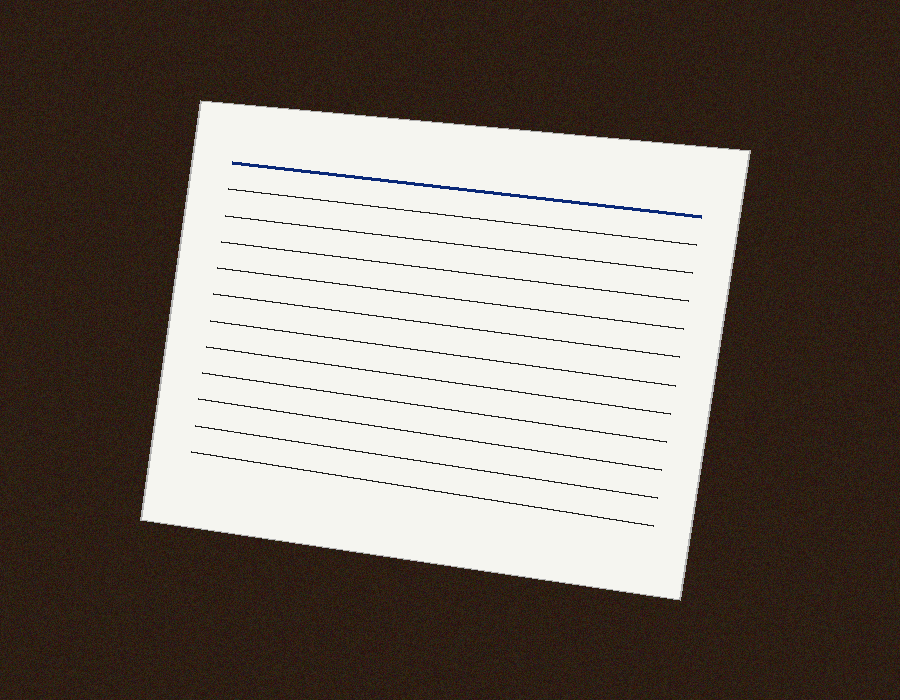
#> input picture dataset/raw/sample_doc_skewed.png, 900 x 700 px, found by its file name
$ python edge_detector.py
#> lines starting #> are read from the running program, lines starting #| are printed output that depends on the picture; after the words box and inside, x2 and y2 are one past the last pixel; in counts of white or black regions, pixels touching at a corner belong together
#> further down, test_image is the input picture: shape (700, 900, 3); mean B, G, R 101.6, 109.4, 118.6
#| 1. Kích thước ảnh kiểm thử: (700, 900, 3)
"""
Module 1: Tiền xử lý & Dò biên (Edge Detection)
Thành viên phụ trách: TV1 (Trưởng nhóm)
Mục tiêu:
    - Chuyển đổi ảnh sang ảnh xám (Grayscale).
    - Khử nhiễu bằng bộ lọc Gaussian Blur.
    - Cài đặt thuật toán dò biên Canny với ngưỡng tùy chỉnh linh hoạt và chế độ Auto-Canny.
    - Xử lý hình thái học (Morphological Operations) để kết nối mép tài liệu bị đứt đoạn.
"""

from typing import Tuple, Optional
import cv2
import numpy as np


def to_grayscale(image: np.ndarray) -> np.ndarray:
    """
    Chuyển đổi ảnh màu BGR sang ảnh mức xám (Grayscale).
    Nếu ảnh đã là ảnh xám (1 kênh), trả về bản sao của ảnh.

    Args:
        image (np.ndarray): Mảng numpy của ảnh đầu vào.

    Returns:
        np.ndarray: Ảnh mức xám (1 kênh màu, uint8).
    """
    if image is None:
        raise ValueError("Ảnh đầu vào là None. Vui lòng kiểm tra đường dẫn hoặc dữ liệu ảnh.")

    if len(image.shape) == 3 and image.shape[2] == 3:
        return cv2.cvtColor(image, cv2.COLOR_BGR2GRAY)
    elif len(image.shape) == 3 and image.shape[2] == 4:
        # Hỗ trợ ảnh có kênh Alpha (BGRA)
        return cv2.cvtColor(image, cv2.COLOR_BGRA2GRAY)
    elif len(image.shape) == 2:
        return image.copy()
    else:
        raise ValueError(f"Định dạng kênh màu không hợp lệ: shape={image.shape}")


def apply_gaussian_blur(
    image: np.ndarray,
    kernel_size: Tuple[int, int] = (5, 5),
    sigma_x: float = 0.0
) -> np.ndarray:
    """
    Khử nhiễu bằng bộ lọc Gaussian Blur.
    Toán học: Tích chập ảnh với ma trận trọng số Gauss 2 chiều để làm mượt các chi tiết tần số cao (nhiễu hạt).

    Args:
        image (np.ndarray): Ảnh đầu vào (ảnh xám hoặc ảnh màu).
        kernel_size (Tuple[int, int]): Kích thước cửa sổ lọc Gauss (phải là các số nguyên dương lẻ, ví dụ (3, 3), (5, 5)).
        sigma_x (float): Độ lệch chuẩn theo trục X. Nếu = 0, OpenCV tự tính theo kernel_size: sigma = 0.3*((ksize-1)*0.5 - 1) + 0.8.

    Returns:
        np.ndarray: Ảnh đã được làm mịn khử nhiễu.
    """
#> called with kernel_size = (5, 5), sigma_x = 0
    # Đảm bảo kernel_size là các số lẻ
    kw, kh = kernel_size
    kw = kw if kw % 2 != 0 else kw + 1
    kh = kh if kh % 2 != 0 else kh + 1

    return cv2.GaussianBlur(image, (kw, kh), sigmaX=sigma_x)
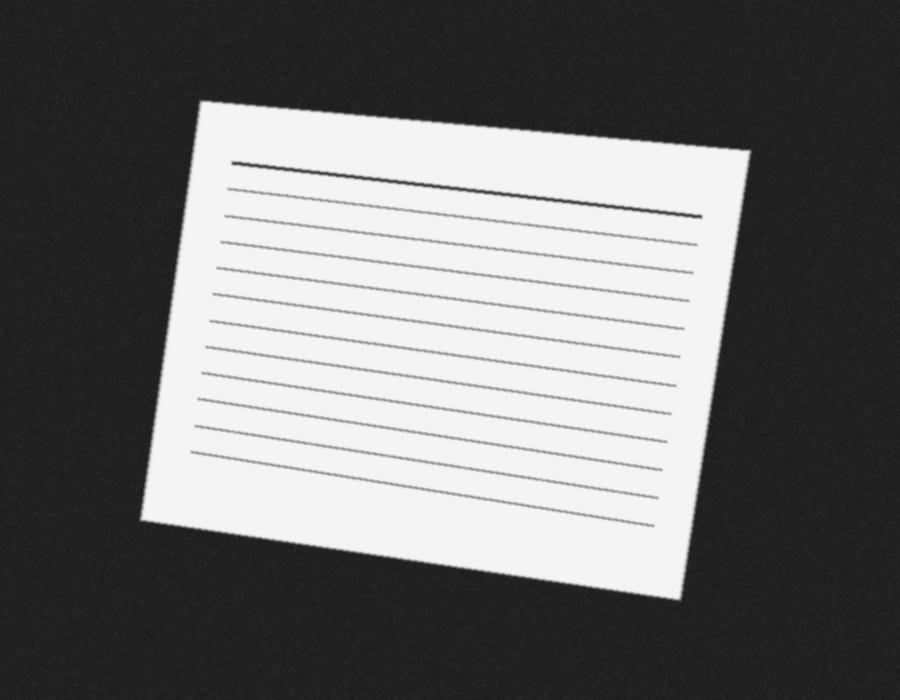
#> returned value: shape (700, 900); min 26, max 244, mean 111.1


def auto_canny(image: np.ndarray, sigma: float = 0.33) -> np.ndarray:
    """
    Tự động tính toán hai ngưỡng low_threshold và high_threshold của Canny dựa trên giá trị trung vị (Median) của ảnh.
    Công thức:
        lower = max(0, (1.0 - sigma) * median)
        upper = min(255, (1.0 + sigma) * median)

    Args:
        image (np.ndarray): Ảnh xám đã làm mịn.
        sigma (float): Hệ số co giãn ngưỡng quanh trung vị (thường chọn 0.33).

    Returns:
        np.ndarray: Ảnh nhị phân chứa biên Canny.
    """
    gray = to_grayscale(image)
    median_val = np.median(gray)

    low_threshold = int(max(0, (1.0 - sigma) * median_val))
    high_threshold = int(min(255, (1.0 + sigma) * median_val))

    return cv2.Canny(gray, low_threshold, high_threshold)


def detect_canny_edges(
    image: np.ndarray,
    low_threshold: int = 50,
    high_threshold: int = 150,
    aperture_size: int = 3,
    l2_gradient: bool = False
) -> np.ndarray:
    """
    Thực hiện dò biên Canny với các ngưỡng tùy chỉnh linh hoạt.
    Các bước cốt lõi của Canny:
        1. Tính đạo hàm không gian bằng toán tử Sobel (Gx, Gy).
        2. Triệt tiêu không cực đại (Non-Maximum Suppression - NMS) để làm mảnh biên thành 1 pixel.
        3. Phân ngưỡng Hysteresis (Ngưỡng kép) với low_threshold và high_threshold để giữ lại biên mạnh và biên yếu liên tục.

    Args:
        image (np.ndarray): Ảnh đầu vào (xám hoặc màu).
        low_threshold (int): Ngưỡng dưới để xác định biên yếu tiềm năng.
        high_threshold (int): Ngưỡng trên để xác định biên chắc chắn.
        aperture_size (int): Kích thước kernel Sobel tính gradient (3, 5, hoặc 7).
        l2_gradient (bool): Nếu True, tính độ lớn gradient chính xác bằng sqrt(Gx^2 + Gy^2),
                           nếu False, xấp xỉ nhanh bằng |Gx| + |Gy|.

    Returns:
        np.ndarray: Ảnh nhị phân các cạnh biên (255 là biên, 0 là nền).
    """
#> called with low_threshold = 50, high_threshold = 150, aperture_size = 3, l2_gradient = False
    gray = to_grayscale(image)
    return cv2.Canny(
        gray,
        threshold1=low_threshold,
        threshold2=high_threshold,
        apertureSize=aperture_size,
        L2gradient=l2_gradient
    )
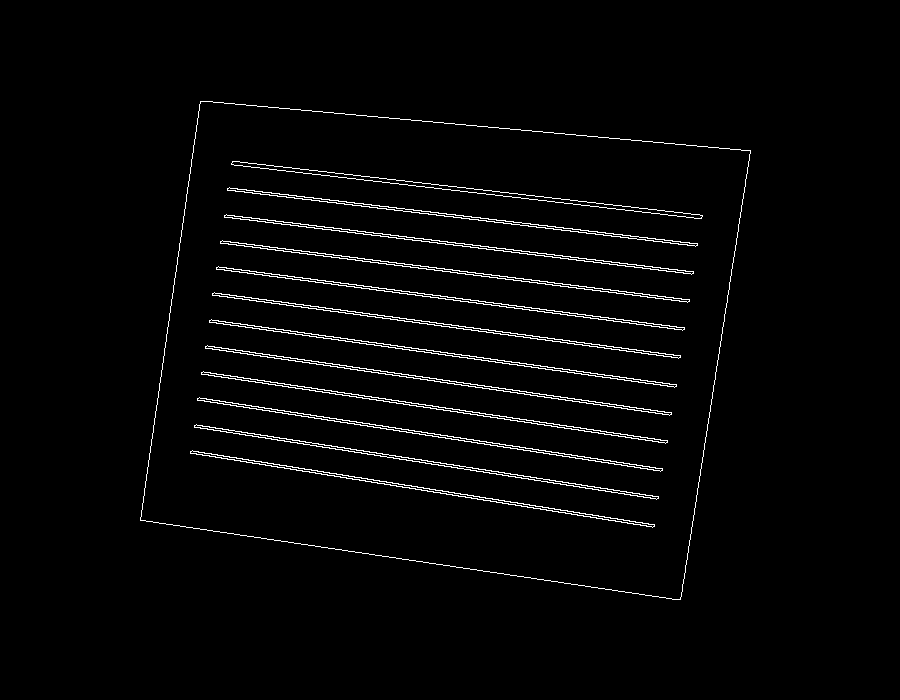
#> returned value: shape (700, 900); 2.3% white in thin lines or dots, all inside (x1, y1, x2, y2) = (140, 101, 751, 600)


def connect_edges(
    edges: np.ndarray,
    kernel_size: Tuple[int, int] = (5, 5),
    iterations: int = 1
) -> np.ndarray:
    """
    Sử dụng toán tử hình thái học (Morphological Operations) để hàn gắn các đường biên bị đứt gãy.
    Quy trình:
        - Giãn nở (Dilation) để làm dày biên và kết nối các đoạn đứt ngắn.
        - Phép Đóng (Closing = Dilate -> Erode) để lấp các lỗ thủng nhỏ dọc mép giấy.

    Args:
        edges (np.ndarray): Ảnh biên nhị phân thu được từ Canny.
        kernel_size (Tuple[int, int]): Kích thước cấu trúc phần tử (Structuring Element).
        iterations (int): Số lần lặp giãn nở.

    Returns:
        np.ndarray: Ảnh biên nhị phân đã được làm liền mạch.
    """
#> called with kernel_size = (5, 5), iterations = 1
    kernel = cv2.getStructuringElement(cv2.MORPH_RECT, kernel_size)
    dilated = cv2.dilate(edges, kernel, iterations=iterations)
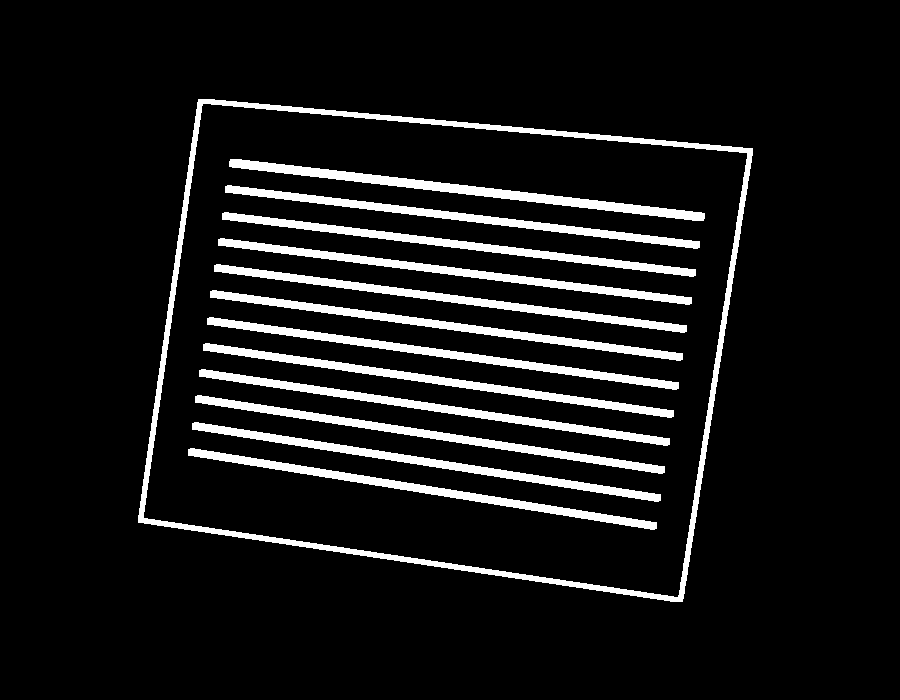
#> dilated: shape (700, 900); 9% white; 13 white regions, largest, box (x1, y1, x2, y2) and area: (138, 99, 753, 602) 10820, (229, 159, 705, 221) 4328, (188, 448, 657, 530) 3804
    closed = cv2.morphologyEx(dilated, cv2.MORPH_CLOSE, kernel)
#> closed: shape (700, 900); 9% white; 13 white regions, largest, box (x1, y1, x2, y2) and area: (138, 99, 753, 602) 10824, (229, 159, 705, 221) 4328, (188, 448, 657, 530) 3804
    return closed


def preprocess_and_detect_edges(
    image: np.ndarray,
    blur_kernel: Tuple[int, int] = (5, 5),
    low_threshold: int = 50,
    high_threshold: int = 150,
    use_auto_canny: bool = False,
    apply_morphology: bool = True
) -> Tuple[np.ndarray, np.ndarray, np.ndarray]:
    """
    Hàm quy trình (Pipeline) hoàn chỉnh cho Module 1:
    Ảnh đầu vào -> Ảnh xám khử nhiễu -> Biên Canny thô -> Biên Canny liền mạch.

    Args:
        image (np.ndarray): Ảnh gốc (BGR).
        blur_kernel (Tuple[int, int]): Cửa sổ Gaussian Blur.
        low_threshold (int): Ngưỡng dưới Canny.
        high_threshold (int): Ngưỡng trên Canny.
        use_auto_canny (bool): Có dùng thuật toán Auto-Canny hay không.
        apply_morphology (bool): Có áp dụng hàn gắn biên hay không.

    Returns:
        Tuple[np.ndarray, np.ndarray, np.ndarray]:
            (gray_blurred, raw_edges, connected_edges)
    """
    # 1. Chuyển ảnh xám
    gray = to_grayscale(image)

    # 2. Khử nhiễu Gaussian
    gray_blurred = apply_gaussian_blur(gray, kernel_size=blur_kernel)

    # 3. Dò biên Canny
    if use_auto_canny:
        raw_edges = auto_canny(gray_blurred)
    else:
        raw_edges = detect_canny_edges(
            gray_blurred,
            low_threshold=low_threshold,
            high_threshold=high_threshold
        )

    # 4. Hàn gắn biên hình thái học
    if apply_morphology:
        connected_edges = connect_edges(raw_edges)
    else:
        connected_edges = raw_edges.copy()

    return gray_blurred, raw_edges, connected_edges


# [60 lines left out: functions resize_image_with_ratio, robust_edge_detection, not called in this run]


# ----------------------------------------------------------------------
# KIỂM THỬ ĐỘC LẬP (Unit Test / Demo khi chạy trực tiếp file)
# ----------------------------------------------------------------------
if __name__ == "__main__":
    import os
    import sys
    import io

    # Đảm bảo in tiếng Việt trên console Windows không lỗi charmap
    if sys.stdout.encoding.lower() != 'utf-8':
        try:
            sys.stdout = io.TextIOWrapper(sys.stdout.buffer, encoding='utf-8')
        except Exception:
            pass

    print("=" * 60)
    print("CHẠY THỬ NGHIỆM MODULE 1: TIỀN XỬ LÝ & DÒ BIÊN (TV1)")
    print("=" * 60)

    # Đọc ảnh mẫu chụp nghiêng từ dataset nếu có, nếu chưa có thì tạo ảnh giả lập
    sample_path = os.path.join("dataset", "raw", "sample_doc_skewed.png")
    if os.path.exists(sample_path):
        print(f"[*] Đọc ảnh mẫu thực nghiệm: {sample_path}")
        test_image = cv2.imread(sample_path)
    else:
        print("[*] Sử dụng ảnh mẫu giả lập có nhiễu Gaussian...")
        dummy_image = np.full((600, 800, 3), 40, dtype=np.uint8)
        pts = np.array([[180, 120], [640, 160], [600, 520], [140, 470]], np.int32)
        cv2.fillPoly(dummy_image, [pts], (230, 230, 230))
        cv2.line(dummy_image, (220, 220), (560, 250), (20, 20, 20), 3)
        cv2.line(dummy_image, (210, 270), (550, 300), (20, 20, 20), 3)
        noise = np.random.normal(0, 12, dummy_image.shape).astype(np.uint8)
        test_image = cv2.add(dummy_image, noise)

    print(f"1. Kích thước ảnh kiểm thử: {test_image.shape}")

    # Chạy pipeline Module 1
    gray_blur, raw_edges, final_edges = preprocess_and_detect_edges(
        test_image,
        blur_kernel=(5, 5),
        low_threshold=50,
        high_threshold=150,
        use_auto_canny=False,
        apply_morphology=True
    )

    print(f"2. Ảnh xám khử nhiễu: shape={gray_blur.shape}, dtype={gray_blur.dtype}")
#| 2. Ảnh xám khử nhiễu: shape=(700, 900), dtype=uint8
    print(f"3. Ảnh Canny thô: số lượng pixel biên = {np.count_nonzero(raw_edges)}")
#| 3. Ảnh Canny thô: số lượng pixel biên = 14608
    print(f"4. Ảnh biên sau xử lý hình thái học: số lượng pixel biên = {np.count_nonzero(final_edges)}")
#| 4. Ảnh biên sau xử lý hình thái học: số lượng pixel biên = 56511

    # Thử nghiệm Auto-Canny
    auto_edges = auto_canny(gray_blur)
#> in auto_canny, `median_val = np.median(gray)`: median_val = 34
#> in auto_canny, `low_threshold = int(max(0, (1.0 - sigma) * median_val))`: low_threshold = 22
#> in auto_canny, `high_threshold = int(min(255, (1.0 + sigma) * median_val))`: high_threshold = 45
    print(f"5. Ảnh Auto-Canny: số lượng pixel biên = {np.count_nonzero(auto_edges)}")
#| 5. Ảnh Auto-Canny: số lượng pixel biên = 14608

    # Lưu kết quả kiểm thử vào dataset/output để kiểm chứng
    os.makedirs(os.path.join("dataset", "output"), exist_ok=True)
    cv2.imwrite(os.path.join("dataset", "output", "m1_gray_blur.png"), gray_blur)
    cv2.imwrite(os.path.join("dataset", "output", "m1_raw_edges.png"), raw_edges)
    cv2.imwrite(os.path.join("dataset", "output", "m1_connected_edges.png"), final_edges)
    cv2.imwrite(os.path.join("dataset", "output", "m1_auto_canny.png"), auto_edges)
    print("[*] Đã lưu các ảnh kết quả kiểm thử vào thư mục 'dataset/output/'")

    print("\n=> Module 1 hoạt động hoàn toàn chính xác và đã sẵn sàng tích hợp với Module 2!")
    print("=" * 60)
